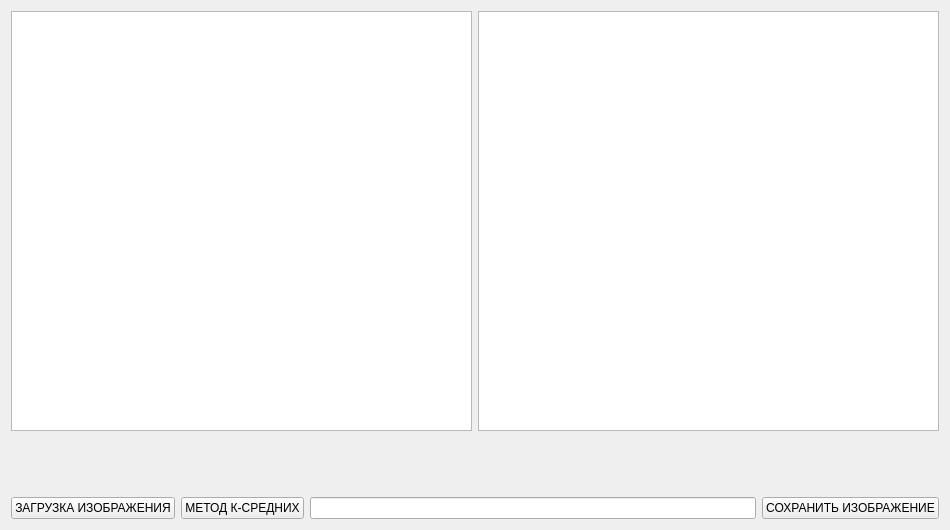
<?xml version="1.0" encoding="UTF-8"?>
<ui version="4.0">
 <class>TimofeyWindow</class>
 <widget class="QWidget" name="TimofeyWindow">
  <property name="geometry">
   <rect>
    <x>0</x>
    <y>0</y>
    <width>950</width>
    <height>530</height>
   </rect>
  </property>
  <property name="windowTitle">
   <string>Clustering</string>
  </property>
  <layout class="QHBoxLayout" name="horizontalLayout_3">
   <item>
    <layout class="QVBoxLayout" name="verticalLayout_2">
     <item>
      <layout class="QVBoxLayout" name="verticalLayout">
       <item>
        <layout class="QHBoxLayout" name="horizontalLayout_2">
         <item>
          <widget class="Timofeyzoom" name="graphicsView"/>
         </item>
         <item>
          <widget class="Timofeyzoom" name="graphicsView_2"/>
         </item>
        </layout>
       </item>
       <item>
        <layout class="QGridLayout" name="gridLayout">
         <item row="0" column="0">
          <widget class="QLabel" name="label">
           <property name="text">
            <string/>
           </property>
          </widget>
         </item>
         <item row="0" column="1">
          <widget class="QLabel" name="label_4">
           <property name="text">
            <string/>
           </property>
          </widget>
         </item>
         <item row="0" column="2">
          <widget class="QLabel" name="label_7">
           <property name="text">
            <string/>
           </property>
          </widget>
         </item>
         <item row="0" column="3">
          <widget class="QLabel" name="label_10">
           <property name="text">
            <string/>
           </property>
          </widget>
         </item>
         <item row="1" column="0">
          <widget class="QLabel" name="label_2">
           <property name="text">
            <string/>
           </property>
          </widget>
         </item>
         <item row="1" column="1">
          <widget class="QLabel" name="label_5">
           <property name="text">
            <string/>
           </property>
          </widget>
         </item>
         <item row="1" column="2">
          <widget class="QLabel" name="label_8">
           <property name="text">
            <string/>
           </property>
          </widget>
         </item>
         <item row="1" column="3">
          <widget class="QLabel" name="label_11">
           <property name="text">
            <string/>
           </property>
          </widget>
         </item>
         <item row="2" column="0">
          <widget class="QLabel" name="label_3">
           <property name="text">
            <string/>
           </property>
          </widget>
         </item>
         <item row="2" column="1">
          <widget class="QLabel" name="label_6">
           <property name="text">
            <string/>
           </property>
          </widget>
         </item>
         <item row="2" column="2">
          <widget class="QLabel" name="label_9">
           <property name="text">
            <string/>
           </property>
          </widget>
         </item>
         <item row="2" column="3">
          <widget class="QLabel" name="label_12">
           <property name="text">
            <string/>
           </property>
          </widget>
         </item>
        </layout>
       </item>
       <item>
        <layout class="QHBoxLayout" name="horizontalLayout">
         <item>
          <widget class="QPushButton" name="pushButton">
           <property name="text">
            <string>ЗАГРУЗКА ИЗОБРАЖЕНИЯ</string>
           </property>
          </widget>
         </item>
         <item>
          <widget class="QPushButton" name="pushButton_2">
           <property name="text">
            <string>МЕТОД К-СРЕДНИХ</string>
           </property>
          </widget>
         </item>
         <item>
          <widget class="QLineEdit" name="lineEdit"/>
         </item>
         <item>
          <widget class="QPushButton" name="pushButton_3">
           <property name="text">
            <string>СОХРАНИТЬ ИЗОБРАЖЕНИЕ</string>
           </property>
          </widget>
         </item>
        </layout>
       </item>
      </layout>
     </item>
    </layout>
   </item>
  </layout>
 </widget>
 <layoutdefault spacing="6" margin="11"/>
 <customwidgets>
  <customwidget>
   <class>Timofeyzoom</class>
   <extends>QGraphicsView</extends>
   <header>timofey/timofeyzoom.h</header>
  </customwidget>
 </customwidgets>
 <resources/>
 <connections/>
</ui>
